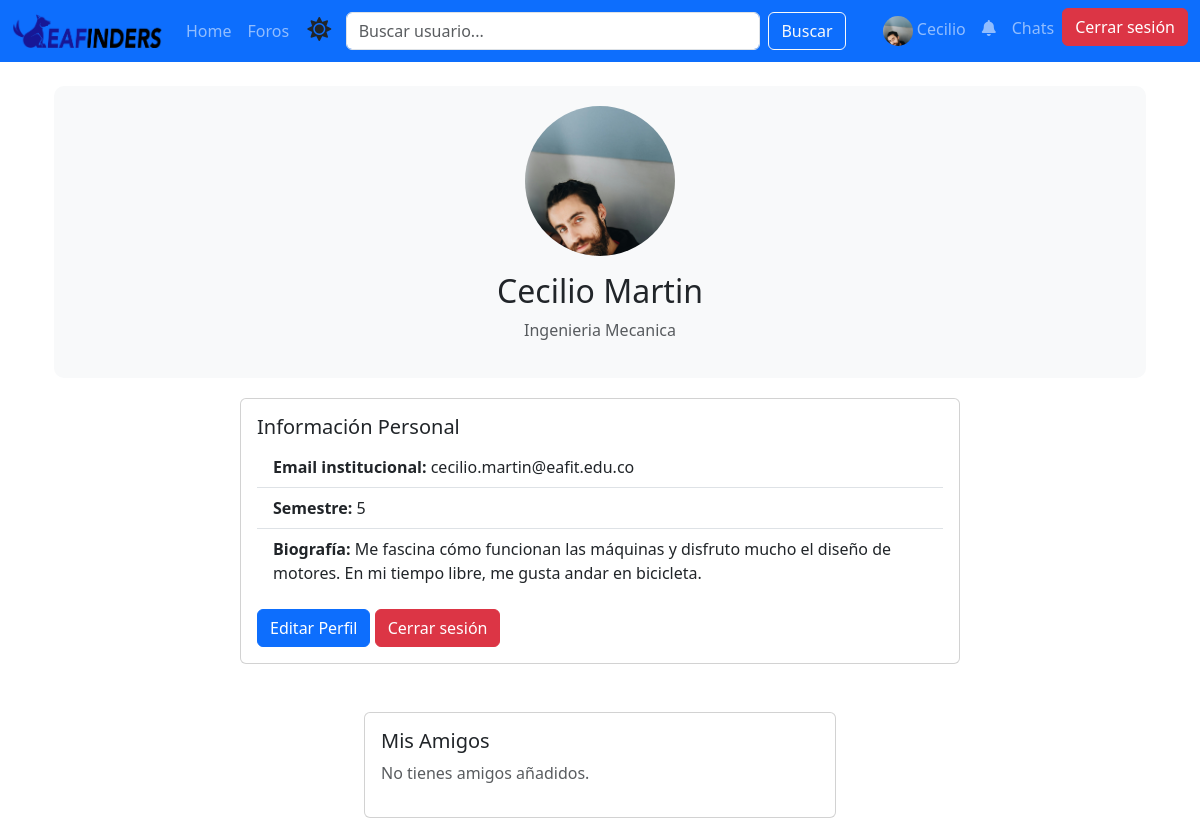
Page /Cuenta/ (signed in) on the committed database.
### App/models.py (models this page shows, shortened)
class Usuario(AbstractBaseUser, PermissionsMixin):
    nombres = models.CharField(max_length=100)
    apellidos = models.CharField(max_length=100)
    email_institucional = models.EmailField(
        unique=True,
        validators=[RegexValidator(regex=r'^[\w\.-]+@eafit\.edu\.co$', message="El correo debe terminar en @eafit.edu.co")]
    )
    password = models.CharField(max_length=128)
    foto_perfil = models.ImageField(upload_to='perfil_fotos/', blank=True, null=True)
    biografia = models.TextField(blank=True, null=True)
    carrera = models.CharField(max_length=100, blank=True, null=True)
    semestre = models.IntegerField(blank=True, null=True)
    is_active = models.BooleanField(default=True)
    is_staff = models.BooleanField(default=False)
    date_joined = models.DateTimeField(auto_now_add=True)
    objects = UsuarioManager()
    USERNAME_FIELD = 'email_institucional'
    REQUIRED_FIELDS = ['nombres', 'apellidos']

### App/views.py (the view)
# urls.py: path('Cuenta/', views.account, name='Cuenta'),
@login_required
def account(request):
    amistades = Amistad.objects.filter(
        Q(user1=request.user, estado='aceptada') | Q(user2=request.user, estado='aceptada')
    )
    amigos = []
    for amistad in amistades:
        if amistad.user1 == request.user:
            amigos.append(amistad.user2)
        else:
            amigos.append(amistad.user1)
    return render(request, 'Cuenta.html', {'amigos': amigos})

### App/context_processors.py (called while the page is built)
def notificaciones(request):
    if request.user.is_authenticated:
        solicitudes_pendientes = Amistad.objects.filter(
            user2=request.user,
            estado='pendiente'
        ).count()
        return {
            'solicitudes_pendientes': solicitudes_pendientes,
        }
    return {}

### App/Templates/Cuenta.html (shortened to what this page needs)
{% extends 'Template.html' %}
{% load static %}
{% block content %}
<div class="container mt-4">
    <div class="profile-header">
        {% if user.foto_perfil %}
            <img src="{{ user.foto_perfil.url }}" alt="Foto de perfil" class="img-fluid rounded-circle mb-3 profile-pic">
        {% else %}
            <img src="{% static 'default_profile.jpg' %}" alt="Foto de perfil" class="img-fluid rounded-circle mb-3 profile-pic">
        {% endif %}
        <h2>{{ user.nombres }} {{ user.apellidos }}</h2>
        <p class="text-muted">{{ user.carrera }}</p>
    </div>
    <div class="row profile-info">
        <div class="col-md-8 offset-md-2">
            <div class="card">
                <div class="card-body">
                    <h5 class="card-title">Información Personal</h5>
                    <ul class="list-group list-group-flush">
                        <li class="list-group-item"><strong>Email institucional:</strong> {{ user.email_institucional }}</li>
                        <li class="list-group-item"><strong>Semestre:</strong> {{ user.semestre }}</li>
                        <li class="list-group-item"><strong>Biografía:</strong> {{ user.biografia }}</li>
                    </ul>
                    <div class="mt-3">
                        <a href="{% url 'EditProfile' %}" class="btn btn-primary">Editar Perfil</a>
                        <button class="btn btn-danger" id="logout-btn">Cerrar sesión</button>
                    </div>
                </div>
            </div>
            <div class="row mt-5">
                <div class="col-md-8 offset-md-2">
                    <div class="card">
                        <div class="card-body">
                            <h5 class="card-title">Mis Amigos</h5>
                            {% if amigos %}
                                <div class="row">
                                    {% for amigo in amigos %}
                                        <div class="col-6 col-md-4 mb-4 text-center">
                                            <a href="{% url 'profile' amigo.id %}" class="text-decoration-none text-dark">
                                                <div class="card shadow-sm">
                                                    {% if amigo.foto_perfil %}
                                                        <img src="{{ amigo.foto_perfil.url }}" class="card-img-top rounded-circle mx-auto mt-3" alt="{{ amigo.nombres }}" style="width: 100px; height: 100px; object-fit: cover;">
                                                    {% else %}
                                                        <img src="{% static 'default_profile.jpg' %}" class="card-img-top rounded-circle mx-auto mt-3" alt="{{ amigo.nombres }}" style="width: 100px; height: 100px; object-fit: cover;">
                                                    {% endif %}
                                                    <div class="card-body">
                                                        <h6 class="card-title">{{ amigo.nombres }} {{ amigo.apellidos }}</h6>
                                                    </div>
                                                </div>
                                            </a>
                                            <a href="{% url 'chat_view' amigo.id %}" class="btn btn-outline-primary mt-2">Chatear</a>
                                        </div>
                                    {% endfor %}
                                </div>
                            {% else %}
                                <p class="text-muted">No tienes amigos añadidos.</p>
                            {% endif %}
                        </div>
                    </div>
                </div>
            </div>
        </div>
    </div>
{% endblock %}

### App/Templates/Template.html (shortened to what this page needs)
<!DOCTYPE HTML>
<html lang="es">
<head>
    <link rel="stylesheet" href="https://cdnjs.cloudflare.com/ajax/libs/font-awesome/5.15.4/css/all.min.css">
    <link href="https://cdn.jsdelivr.net/npm/bootstrap@5.3.3/dist/css/bootstrap.min.css" rel="stylesheet">
    {% load static %}
    <link href="{% static 'styles.css' %}" rel="stylesheet">
</head>
<body>
    {% load static %}
    <nav class="navbar navbar-expand-lg navbar-dark bg-primary">
        <div class="container-fluid d-flex justify-content-between align-items-center">
            <a class="navbar-brand d-flex align-items-center" href="{% url 'home' %}">
                <img src="{% static 'logo.png' %}" alt="Logo" style="max-width: 150px; height: auto;">
            </a>
            <div class="collapse navbar-collapse justify-content-between align-items-center" id="navbarNav">
                <ul class="navbar-nav">
                    <li class="nav-item">
                        <a class="nav-link" href="{% url 'home' %}">Home</a>
                    </li>
                    <li class="nav-item">
                        <a class="nav-link" href="{% url 'lista_foros' %}">Foros</a>
                    </li>
                    <li class="nav-item">
                        <span id="dark-mode-toggle">
                            <i class="fas fa-sun" id="toggle-icon"></i>
                        </span>
                    </li>
                </ul>
                <form class="d-flex search-bar mx-auto" style="max-width: 500px; width: 100%;" method="GET" action="{% url 'buscar_usuarios' %}">
                    <input class="form-control me-2" type="search" name="query" placeholder="Buscar usuario..." aria-label="Search" required>
                    <button class="btn btn-outline-light" type="submit">Buscar</button>
                </form>
                <ul class="navbar-nav ms-auto">
                    {% if user.is_authenticated %}
                        <li class="nav-item">
                            <a class="nav-link" href="{% url 'Cuenta' %}">
                                {% if user.foto_perfil %}
                                    <img src="{{ user.foto_perfil.url }}" alt="Foto de perfil" class="profile-pic-navbar">
                                {% else %}
                                    <img src="{% static 'default_profile.jpg' %}" alt="Foto de perfil" class="profile-pic-navbar">
                                {% endif %}
                                {{ user.nombres }}
                            </a>
                        </li>
                        <li class="nav-item">
                            <a class="nav-link position-relative" href="{% url 'Notificaciones' %}">
                                <i class="fas fa-bell"></i>
                            </a>
                        </li>
                        <li class="nav-item">
                            <a class="nav-link" href="{% url 'lista_conversaciones' %}">Chats</a>
                        </li>
                        <li class="nav-item">
                            <button class="btn btn-danger" id="logout-btn">Cerrar sesión</button>
                        </li>
                    {% endif %}
                </ul>
            </div>
        </div>
    </nav>
    <div class="container mt-4">
        {% block content %}
        {% endblock %}
    </div>
</body>
</html>

### App/static/styles.css (style rules this page uses)
.profile-pic { width: 150px; height: 150px; object-fit: cover; }
.profile-pic-navbar { width: 30px; height: 30px; object-fit: cover; border-radius: 50%; }
.profile-header { background-color: #f8f9fa; padding: 20px; border-radius: 10px; text-align: center; }
.profile-info { margin-top: 20px; }

### App/Templates/Cuenta.html (style rules this page uses)
.profile-header { background-color: #f8f9fa; padding: 20px; border-radius: 10px; text-align: center; }
.profile-info { margin-top: 20px; }
.profile-pic { width: 150px; height: 150px; object-fit: cover; }

### App/Templates/Template.html (style rules this page uses)
.profile-pic-navbar { width: 30px; height: 30px; border-radius: 50%; }
#dark-mode-toggle { cursor: pointer; background: none; border: none; padding: 0; color: inherit; font-size: 1.5rem; margin-left: 10px; }

### rows in the picture
Usuario: foto_perfil (picture), nombres "Cecilio", apellidos "Martin", carrera "Ingenieria Mecanica", email_institucional "cecilio.martin@eafit.edu.co", semestre "5", biografia "Me fascina cómo funcionan las máquinas y disfruto mucho el diseño de motores. En mi tiempo libre, me gusta andar en bicicleta."
